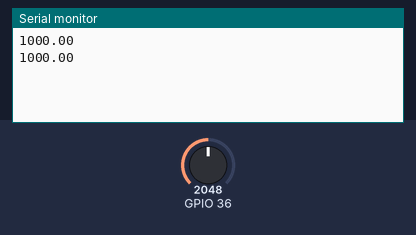
This sketch was run on a simulated ESP32. Shown: the last lines printed to the serial monitor. Inputs (shaded band) come from the test bench; at power-on: GPIO 36 = 2048. WiFi joins after 1.5 s; servers stay silent unless stated.

Above: at 1.8 s.
1.9 s: GPIO 36 set to 2866
At 2.8 s:
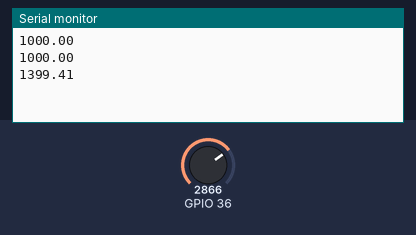
3.4 s: GPIO 36 set to 3603
At 4.8 s:
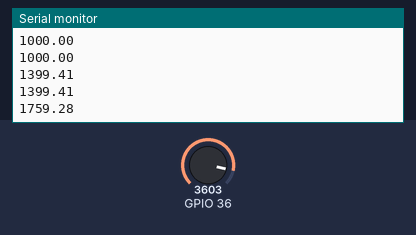
Timing chart, 0 to 6.4 s (numbered marks = the images above; inputs shaded):
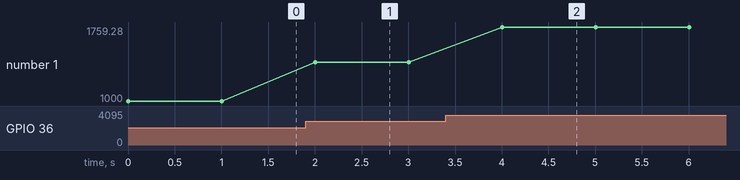

The sketch:

Stress_with_cloud.ino
```cpp
#include <ArduinoIoTCloud.h>
#include <Arduino_ConnectionHandler.h>

const char THING_ID[] = "c9f70e7a-0c30-4166-8336-546de5053339"; // Replace with your thing ID
const char DEVICE_KEY[] = "T4UL2QXISGANH1JOIA7Z"; // Replace with your device key

float temperature;

void setup() {
  Serial.begin(9600);
  pinMode(A0, INPUT);
  ArduinoCloud.begin(THING_ID, DEVICE_KEY);
  ArduinoCloud.monitor();
}

void loop() {
  temperature = analogRead(A0) * 0.48828125;
  Serial.println(temperature);
  ArduinoCloud.update();
  delay(1000);
}
```

Measured:
- after the input at 1.9 s, the serial monitor: prints a new line after 0.10 s (image 1)
- after the input at 3.4 s, the serial monitor: prints a new line after 0.61 s (image 2)
- plotted number 1: 1000 → 1399.41 after the input at 1.9 s, 1399.41 → 1759.28 after the input at 3.4 s
